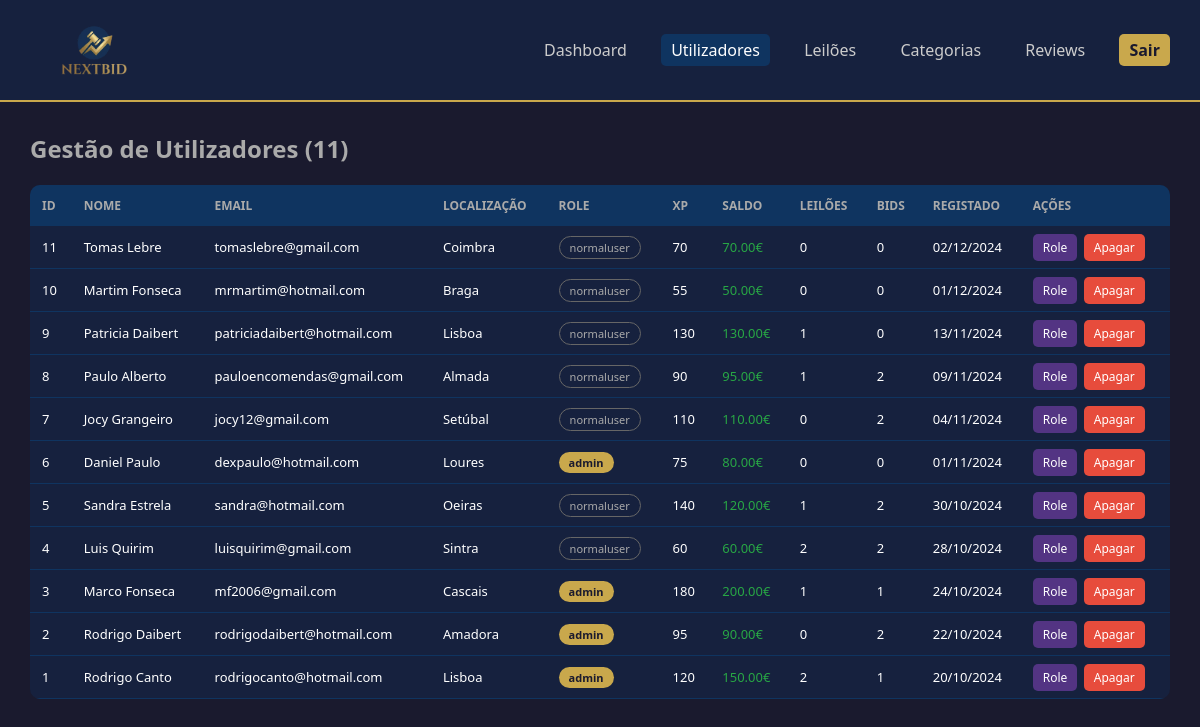
The app's page /backend/admin/users.php (signed in) with its own data.
### tables this page shows
create table userss (
    usr_id         int not null auto_increment,
    usr_name       varchar(80) not null,
    usr_email      varchar(120) not null,
    usr_password   varchar(200) not null,
    usr_gender     char(1) not null,
    usr_birthdate  date not null,
    usr_photo      varchar(255),
    usr_bio        text,
    usr_balance    decimal(10,2) not null default 0.00,
    usr_location   varchar(120),
    usr_xp         int not null default 0,
    usr_role       enum('admin','normaluser') not null default 'normaluser',
    usr_created_at datetime not null default current_timestamp,
    primary key (usr_id),
    unique key uq_userss_email (usr_email)
);

### backend/admin/users.php (the view, shortened to what this page needs)
<?php
require_once '../config/db.php';
$users = $pdo->query("
    SELECT u.usr_id, u.usr_name, u.usr_email, u.usr_role, u.usr_xp, u.usr_balance,
           u.usr_location, u.usr_created_at,
           (SELECT COUNT(*) FROM product WHERE prd_usr_id = u.usr_id) as total_auctions,
           (SELECT COUNT(*) FROM bid WHERE bid_usr_id = u.usr_id) as total_bids
    FROM userss u
    ORDER BY u.usr_created_at DESC
")->fetchAll();
?>
<!DOCTYPE html>
<html lang="pt">
<head>
    <link rel="stylesheet" href="_admin.css">
</head>
<body>
    <div class="navbar">
        <img src="../../frontend/img/logo-NextBid.png" alt="NextBid" class="logo" style="height: 70px; mix-blend-mode: lighten;">
        <div>
            <a href="dashboard.php">Dashboard</a>
            <a href="users.php" class="active">Utilizadores</a>
            <a href="auctions.php">Leilões</a>
            <a href="categories.php">Categorias</a>
            <a href="reviews.php">Reviews</a>
            <a href="logout.php" class="logout">Sair</a>
        </div>
    </div>
    <div class="container">
        <h2>Gestão de Utilizadores (<?= count($users) ?>)</h2>
        <table>
            <thead>
                <tr>
                    <th>ID</th><th>Nome</th><th>Email</th><th>Localização</th><th>Role</th>
                    <th>XP</th><th>Saldo</th><th>Leilões</th><th>Bids</th><th>Registado</th><th>Ações</th>
                </tr>
            </thead>
            <tbody>
                <?php foreach ($users as $u): ?>
                <tr>
                    <td><?= $u['usr_id'] ?></td>
                    <td><?= htmlspecialchars($u['usr_name']) ?></td>
                    <td><?= htmlspecialchars($u['usr_email']) ?></td>
                    <td><?= htmlspecialchars($u['usr_location'] ?? '-') ?></td>
                    <td><span class="badge-<?= $u['usr_role'] === 'admin' ? 'admin' : 'user' ?>"><?= $u['usr_role'] ?></span></td>
                    <td><?= $u['usr_xp'] ?></td>
                    <td class="balance"><?= number_format($u['usr_balance'], 2) ?>€</td>
                    <td><?= $u['total_auctions'] ?></td>
                    <td><?= $u['total_bids'] ?></td>
                    <td><?= date('d/m/Y', strtotime($u['usr_created_at'])) ?></td>
                    <td>
                        <a href="?toggle_role=<?= $u['usr_id'] ?>" class="btn btn-info">Role</a>
                        <a href="?delete=<?= $u['usr_id'] ?>" class="btn btn-danger" onclick="return confirm('Tens a certeza?')">Apagar</a>
                    </td>
                </tr>
                <?php endforeach; ?>
            </tbody>
        </table>
    </div>
</body>
</html>

### backend/admin/_admin.css (style rules this page uses)
* { margin: 0; padding: 0; box-sizing: border-box; }
body { font-family: 'Segoe UI', Arial, sans-serif; background: #1a1a2e; color: white; }
.navbar { background: #16213e; padding: 15px 30px; display: flex; justify-content: space-between; align-items: center; border-bottom: 2px solid #C9A84C; }
.navbar a { color: #ccc; text-decoration: none; margin-left: 20px; padding: 5px 10px; border-radius: 5px; transition: all 0.2s; }
.navbar a:hover, .navbar a.active { color: white; background: #0f3460; }
.container { padding: 30px; max-width: 1400px; margin: 0 auto; }
h2 { margin-bottom: 20px; color: #aaa; }
table { width: 100%; border-collapse: collapse; background: #16213e; border-radius: 10px; overflow: hidden; }
th { background: #0f3460; padding: 12px; text-align: left; color: #aaa; font-size: 12px; text-transform: uppercase; }
td { padding: 12px; border-bottom: 1px solid #0f3460; font-size: 13px; }
.btn { padding: 5px 10px; border-radius: 5px; text-decoration: none; font-size: 12px; margin-right: 3px; }
.btn-danger { background: #e74c3c; color: white; }
.btn-info { background: #533483; color: white; }
.logout { background: #C9A84C; padding: 8px 15px; border-radius: 5px; color: #1a1a2e !important; font-weight: bold; }

### backend/admin/users.php (style rules this page uses)
.badge-admin { background: #C9A84C; color: #1a1a2e; padding: 3px 10px; border-radius: 20px; font-size: 11px; font-weight: bold; }
.badge-user { background: transparent; border: 1px solid #666; padding: 3px 10px; border-radius: 20px; font-size: 11px; color: #aaa; }
.balance { color: #28a745; }

### records on screen
userss: usr_id "11", usr_name "Tomas Lebre", usr_email "tomaslebre@gmail.com", usr_location "Coimbra", usr_role "normaluser", usr_xp "70", usr_balance "70.00", total_auctions "0", total_bids "0", usr_created_at "02/12/2024"
userss: usr_id "10", usr_name "Martim Fonseca", usr_email "mrmartim@hotmail.com", usr_location "Braga", usr_role "normaluser", usr_xp "55", usr_balance "50.00", total_auctions "0", total_bids "0", usr_created_at "01/12/2024"
userss: usr_id "9", usr_name "Patricia Daibert", usr_email "patriciadaibert@hotmail.com", usr_location "Lisboa", usr_role "normaluser", usr_xp "130", usr_balance "130.00", total_auctions "1", total_bids "0", usr_created_at "13/11/2024"
userss: usr_id "8", usr_name "Paulo Alberto", usr_email "pauloencomendas@gmail.com", usr_location "Almada", usr_role "normaluser", usr_xp "90", usr_balance "95.00", total_auctions "1", total_bids "2", usr_created_at "09/11/2024"
userss: usr_id "7", usr_name "Jocy Grangeiro", usr_email "jocy12@gmail.com", usr_location "Setúbal", usr_role "normaluser", usr_xp "110", usr_balance "110.00", total_auctions "0", total_bids "2", usr_created_at "04/11/2024"
userss: usr_id "6", usr_name "Daniel Paulo", usr_email "dexpaulo@hotmail.com", usr_location "Loures", usr_role "admin", usr_xp "75", usr_balance "80.00", total_auctions "0", total_bids "0", usr_created_at "01/11/2024"
userss: usr_id "5", usr_name "Sandra Estrela", usr_email "sandra@hotmail.com", usr_location "Oeiras", usr_role "normaluser", usr_xp "140", usr_balance "120.00", total_auctions "1", total_bids "2", usr_created_at "30/10/2024"
userss: usr_id "4", usr_name "Luis Quirim", usr_email "luisquirim@gmail.com", usr_location "Sintra", usr_role "normaluser", usr_xp "60", usr_balance "60.00", total_auctions "2", total_bids "2", usr_created_at "28/10/2024"
userss: usr_id "3", usr_name "Marco Fonseca", usr_email "mf2006@gmail.com", usr_location "Cascais", usr_role "admin", usr_xp "180", usr_balance "200.00", total_auctions "1", total_bids "1", usr_created_at "24/10/2024"
userss: usr_id "2", usr_name "Rodrigo Daibert", usr_email "rodrigodaibert@hotmail.com", usr_location "Amadora", usr_role "admin", usr_xp "95", usr_balance "90.00", total_auctions "0", total_bids "2", usr_created_at "22/10/2024"
userss: usr_id "1", usr_name "Rodrigo Canto", usr_email "rodrigocanto@hotmail.com", usr_location "Lisboa", usr_role "admin", usr_xp "120", usr_balance "150.00", total_auctions "2", total_bids "1", usr_created_at "20/10/2024"

### other values on screen
count($users) "11"
